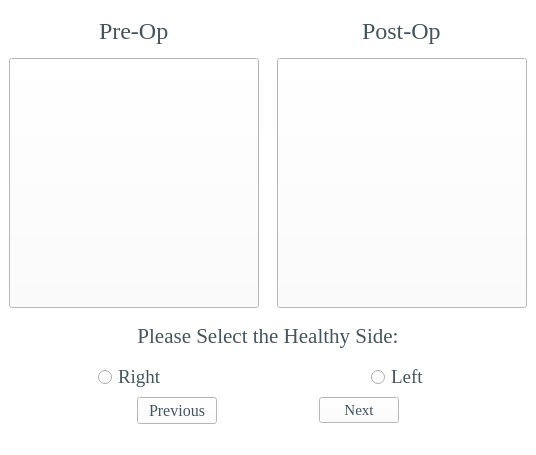
<?xml version="1.0" encoding="UTF-8"?>
<ui version="4.0">
 <class>MainWindow</class>
 <widget class="QMainWindow" name="MainWindow">
  <property name="geometry">
   <rect>
    <x>0</x>
    <y>0</y>
    <width>536</width>
    <height>455</height>
   </rect>
  </property>
  <property name="minimumSize">
   <size>
    <width>536</width>
    <height>455</height>
   </size>
  </property>
  <property name="maximumSize">
   <size>
    <width>536</width>
    <height>455</height>
   </size>
  </property>
  <property name="windowTitle">
   <string>MainWindow</string>
  </property>
  <property name="styleSheet">
   <string notr="true">background-color: rgb(255, 255, 255);</string>
  </property>
  <widget class="QWidget" name="centralwidget">
   <layout class="QGridLayout" name="gridLayout">
    <item row="0" column="4" colspan="2" alignment="Qt::AlignHCenter">
     <widget class="QLabel" name="label_2">
      <property name="font">
       <font>
        <family>Times New Roman</family>
        <pointsize>18</pointsize>
       </font>
      </property>
      <property name="styleSheet">
       <string notr="true">color: rgb(68, 85, 95);</string>
      </property>
      <property name="text">
       <string>Post-Op</string>
      </property>
     </widget>
    </item>
    <item row="6" column="3">
     <widget class="Line" name="line_3">
      <property name="orientation">
       <enum>Qt::Horizontal</enum>
      </property>
     </widget>
    </item>
    <item row="2" column="4" colspan="2">
     <widget class="QPushButton" name="pushButton_2">
      <property name="minimumSize">
       <size>
        <width>250</width>
        <height>250</height>
       </size>
      </property>
      <property name="styleSheet">
       <string notr="true">QPushButton {
		image: url(/Users/kee_b/OneDrive/바탕 화면/Untitled-upload.jpg)
}
</string>
      </property>
      <property name="text">
       <string/>
      </property>
      <property name="icon">
       <iconset>
        <normaloff>../icons/upload.jpg</normaloff>../icons/upload.jpg</iconset>
      </property>
      <property name="iconSize">
       <size>
        <width>200</width>
        <height>250</height>
       </size>
      </property>
     </widget>
    </item>
    <item row="0" column="0" colspan="2" alignment="Qt::AlignHCenter">
     <widget class="QLabel" name="label">
      <property name="font">
       <font>
        <family>Times New Roman</family>
        <pointsize>18</pointsize>
       </font>
      </property>
      <property name="styleSheet">
       <string notr="true">color: rgb(68, 85, 95);</string>
      </property>
      <property name="text">
       <string>Pre-Op</string>
      </property>
     </widget>
    </item>
    <item row="5" column="0" colspan="2" alignment="Qt::AlignHCenter">
     <widget class="QRadioButton" name="radioButton">
      <property name="font">
       <font>
        <family>Times New Roman</family>
        <pointsize>14</pointsize>
       </font>
      </property>
      <property name="styleSheet">
       <string notr="true">color: rgb(68, 85, 95);</string>
      </property>
      <property name="text">
       <string>Right </string>
      </property>
     </widget>
    </item>
    <item row="6" column="4" alignment="Qt::AlignRight">
     <widget class="QPushButton" name="pushButton_3">
      <property name="font">
       <font>
        <family>Times New Roman</family>
        <pointsize>11</pointsize>
       </font>
      </property>
      <property name="styleSheet">
       <string notr="true">color: rgb(68, 85, 95);</string>
      </property>
      <property name="text">
       <string>Next</string>
      </property>
     </widget>
    </item>
    <item row="4" column="0" colspan="6">
     <widget class="QLabel" name="label_11">
      <property name="font">
       <font>
        <family>Times New Roman</family>
        <pointsize>16</pointsize>
       </font>
      </property>
      <property name="styleSheet">
       <string notr="true">color: rgb(68, 85, 95);</string>
      </property>
      <property name="text">
       <string>Please Select the Healthy Side:</string>
      </property>
      <property name="alignment">
       <set>Qt::AlignCenter</set>
      </property>
     </widget>
    </item>
    <item row="5" column="4" colspan="2" alignment="Qt::AlignHCenter">
     <widget class="QRadioButton" name="radioButton_3">
      <property name="font">
       <font>
        <family>Times New Roman</family>
        <pointsize>14</pointsize>
       </font>
      </property>
      <property name="styleSheet">
       <string notr="true">color: rgb(68, 85, 95);</string>
      </property>
      <property name="text">
       <string>Left </string>
      </property>
     </widget>
    </item>
    <item row="2" column="0" colspan="2">
     <widget class="QPushButton" name="pushButton">
      <property name="minimumSize">
       <size>
        <width>250</width>
        <height>250</height>
       </size>
      </property>
      <property name="styleSheet">
       <string notr="true">QPushButton {
		image: url(/Users/kee_b/OneDrive/바탕 화면/Untitled-upload.jpg)
}
</string>
      </property>
      <property name="text">
       <string/>
      </property>
      <property name="icon">
       <iconset>
        <normaloff>../icons/upload.jpg</normaloff>../icons/upload.jpg</iconset>
      </property>
      <property name="iconSize">
       <size>
        <width>200</width>
        <height>250</height>
       </size>
      </property>
     </widget>
    </item>
    <item row="6" column="1" alignment="Qt::AlignLeft">
     <widget class="QPushButton" name="pushButton_4">
      <property name="font">
       <font>
        <family>Times New Roman</family>
        <pointsize>12</pointsize>
       </font>
      </property>
      <property name="styleSheet">
       <string notr="true">color: rgb(68, 85, 95);</string>
      </property>
      <property name="text">
       <string>Previous</string>
      </property>
     </widget>
    </item>
    <item row="6" column="2">
     <spacer name="horizontalSpacer">
      <property name="orientation">
       <enum>Qt::Horizontal</enum>
      </property>
      <property name="sizeHint" stdset="0">
       <size>
        <width>40</width>
        <height>20</height>
       </size>
      </property>
     </spacer>
    </item>
   </layout>
  </widget>
  <widget class="QMenuBar" name="menubar">
   <property name="geometry">
    <rect>
     <x>0</x>
     <y>0</y>
     <width>536</width>
     <height>21</height>
    </rect>
   </property>
  </widget>
  <widget class="QStatusBar" name="statusbar"/>
 </widget>
 <resources/>
 <connections/>
</ui>
